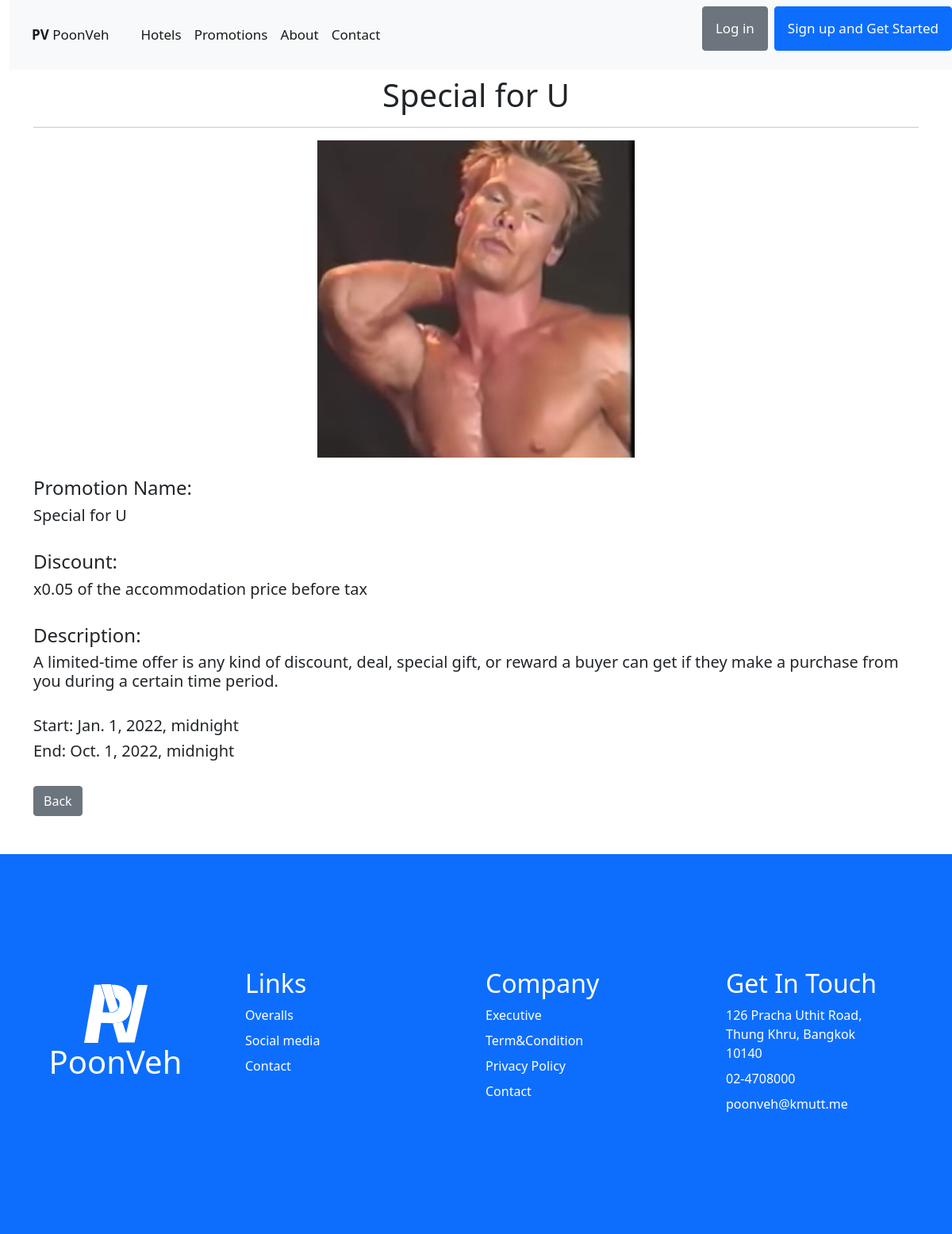
The page /promotion-detail/PRO3/ on the database as committed earlier.
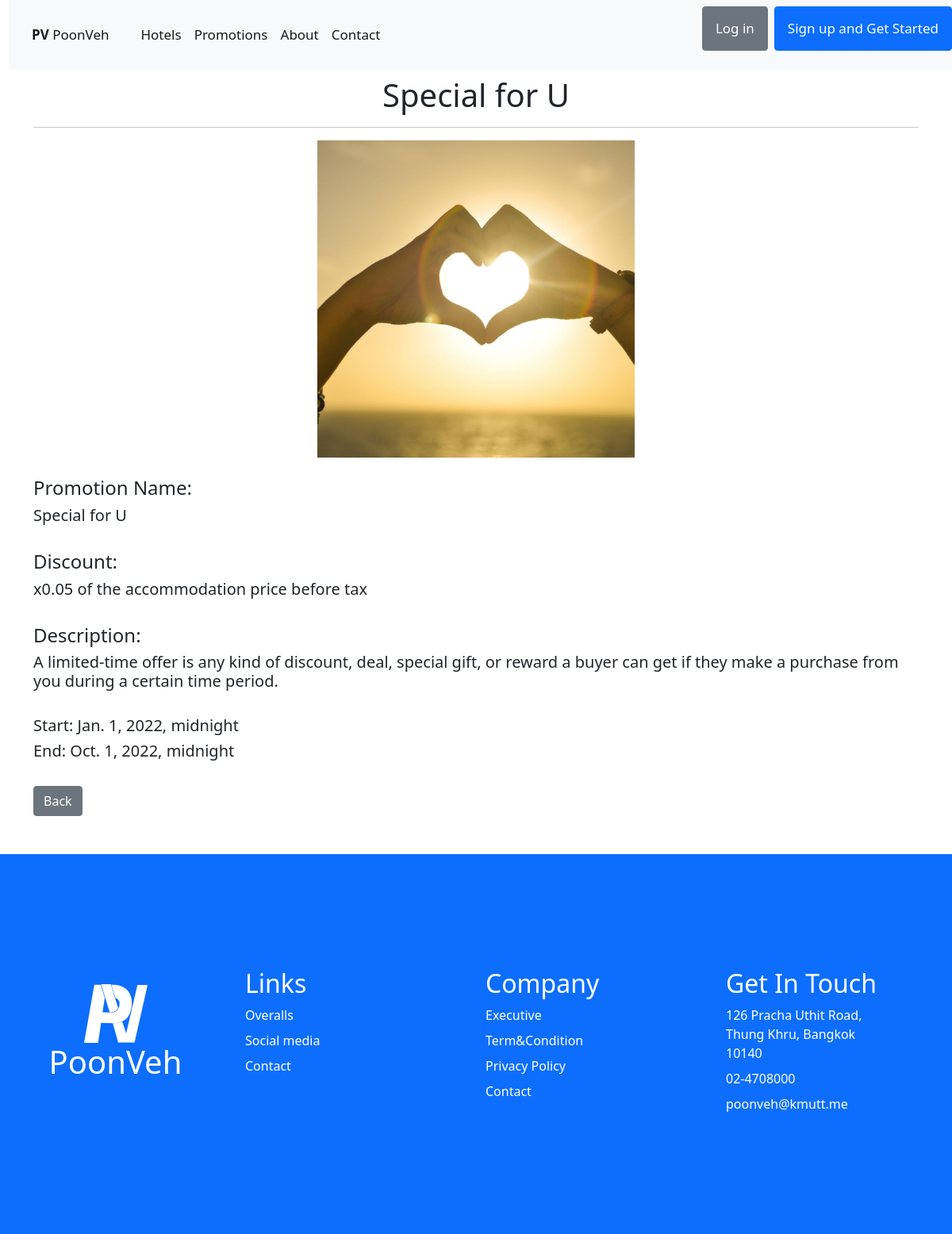
The same page on the database as committed later.
### HotelApp/models.py (models this page shows, shortened)
class Promotion(models.Model):
    Promotion_Name=models.CharField(max_length=50)
    Promotion_Detail=models.TextField()
    Promotion_Discount=models.FloatField()
    Promotion_Start=models.DateTimeField()
    Promotion_End=models.DateTimeField()
    Promotion_Pic=models.ImageField(upload_to='promotion', default='promotion/default-promotion.jpg')
    class Meta:
        db_table='promotion'

### HotelApp/views.py (the view, shortened to what this page needs)
# urls.py: path('promotion-detail/PRO<int:promo_id>/', PromotionDetail, name='promotion-detail'),
def PromotionDetail(request, promo_id):
    promotion=Promotion.objects.get(id=promo_id)
    context={}
    context['Promotion']=promotion
    context['StartFormat']=promotion.Promotion_Start
    context['EndFormat']=promotion.Promotion_End
    print(promotion.Promotion_Name)
    print(context['StartFormat'])
    print(context['EndFormat'])
    return render(request, 'frontend/promotiondetail.html', context)

### HotelApp/templates/frontend/promotiondetail.html (shortened to what this page needs)
{% extends 'frontend/base2.html' %}
{% load static %}
{% block content %}
    <br><br><br><br>
    <div class ="containerbody">
        <div class ="container">
            <center>
                <h1>{{Promotion.Promotion_Name}}</h1><hr>
                {% if Promotion.Promotion_Pic.url %}
                    <img src="{{Promotion.Promotion_Pic.url}}" width="400"><br><br>
                {% else %}
                    <img src="{% static 'img/default-promotion.jpg' %}" width="400"><br><br>
                {% endif %}
            </center>
            {% if user.member.staff.Staff_Position == 'ADMIN' or user.member.staff.Staff_Position == 'MANAGER' %}
                <form method="POST" enctype="multipart/form-data">
                    {% csrf_token %}
                    <div class="form-group">
                        <label for="name">Promotion Name:</label>
                        <input type="text" class="form-control" id="name" name="name" value="{{Promotion.Promotion_Name}}" required>
                    </div><br>
                    <div class="form-group">
                        <label for="detail">Description:</label>
                        <textarea class="form-control" rows="3" id="detail" name="detail" placeholder="Please enter details for customers to understand briefly." required>{{Promotion.Promotion_Detail}}</textarea>
                    </div><br>
                    <div class="form-group">
                        <label for="percent">Discount: x{{Promotion.Promotion_Discount}}</label>
                        <select class="form-control form-control" id="percent" name="percent" required>
                            <option>5%</option>
                            <option>10%</option>
                            <option>20%</option>
                            <option>30%</option>
                            <option>40%</option>
                            <option>50%</option>
                        </select>
                    </div><br>
                    <div class="form-group">
                        <label for="start">Promotion Start: {{Promotion.Promotion_Start}}</label>
                        <input type="datetime-local" class="form-control" id="start" name="start" format-value="yyyy-MM-ddTHH:mm" value="2022-01-01T00:00" required>
                    </div><br>
                    <div class="form-group">
                        <label for="end">Promotion End: {{Promotion.Promotion_End}}</label>
                        <input type="datetime-local" class="form-control" id="end" name="end" format-value="yyyy-MM-ddTHH:mm" value="2022-01-01T00:00" required>
                    </div><br>
                    <div class="form-group">
                        <label for="picture">Promotion Picture Cover: </label>
                        <input type="file" class="form-control-file" id="picture" name="picture">
                    </div><br>
                    <button type="submit" class="btn btn-outline-success" name="save">Save</button>&nbsp;&nbsp;
                    <button type="submit" class="btn btn-outline-danger" name="delete">Delete</button><br><br>
                </form>
            {% else %}
                <h4>Promotion Name:</h4>
                <h5>{{Promotion.Promotion_Name}}</h5><br>
                <h4>Discount:</h4>
                <h5>x{{Promotion.Promotion_Discount}} of the accommodation price before tax</h5><br>
                <h4>Description:</h4>
                <h5>{{Promotion.Promotion_Detail}}</h5><br>
                <h5>Start: {{Promotion.Promotion_Start}}</h5>
                <h5>End: {{Promotion.Promotion_End}}</h5><br>
            {% endif %}
            <a href="{%url 'promotions-page'%}"><button type="button" class="btn btn-secondary">Back</button></a>
        </div>
    </div>
{% endblock content %}

Rows that differ between the two databases and show on the page:
changed Promotion "Special for U": Promotion_Pic: a different picture
